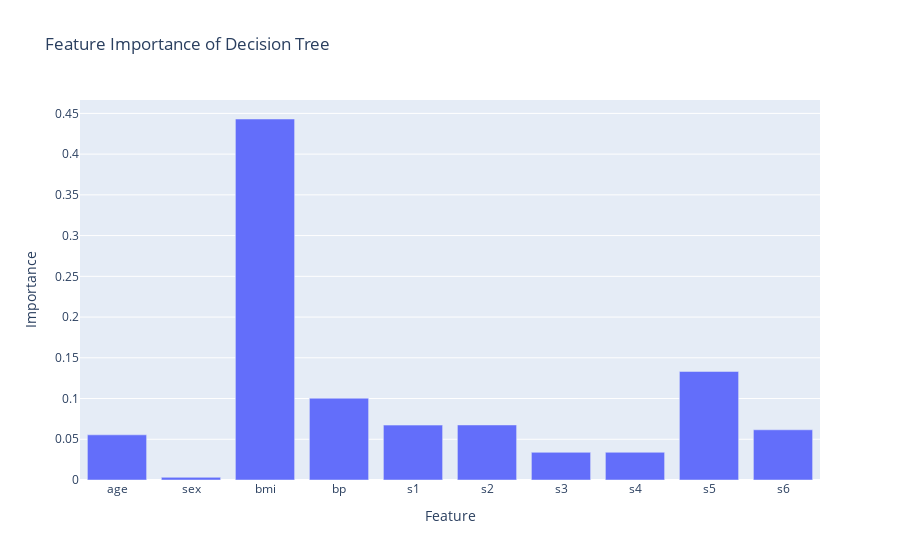

Notebook code for this chart:
### Markdown cell above
**Question 4:** plot the feature importances using the MDI

### Code cell
fig = px.bar(
    x=feature_names,
    y=feature_importances,
    labels={'x': 'Feature', 'y': 'Importance'},
    title='Feature Importance of Decision Tree'
)
fig.show()

### Figure 1 — Plotly figure (JSON) as saved in the notebook; plotly's stock layout.template omitted (floating-point values rounded to 4 significant figures)
{"data": [{"alignmentgroup": "True", "hovertemplate": "Feature=%{x}<br>Importance=%{y}<extra></extra>", "legendgroup": "", "marker": {"color": "#636efa", "pattern": {"shape": ""}}, "name": "", "offsetgroup": "", "orientation": "v", "showlegend": false, "textposition": "auto", "type": "bar", "x": ["age", "sex", "bmi", "bp", "s1", "s2", "s3", "s4", "s5", "s6"], "xaxis": "x", "y": [0.05544, 0.003262, 0.4431, 0.1004, 0.06736, 0.06756, 0.03395, 0.03401, 0.1332, 0.06163], "yaxis": "y"}], "layout": {"barmode": "relative", "legend": {"tracegroupgap": 0}, "title": {"text": "Feature Importance of Decision Tree"}, "xaxis": {"anchor": "y", "domain": [0, 1], "title": {"text": "Feature"}}, "yaxis": {"anchor": "x", "domain": [0, 1], "title": {"text": "Importance"}}}}
